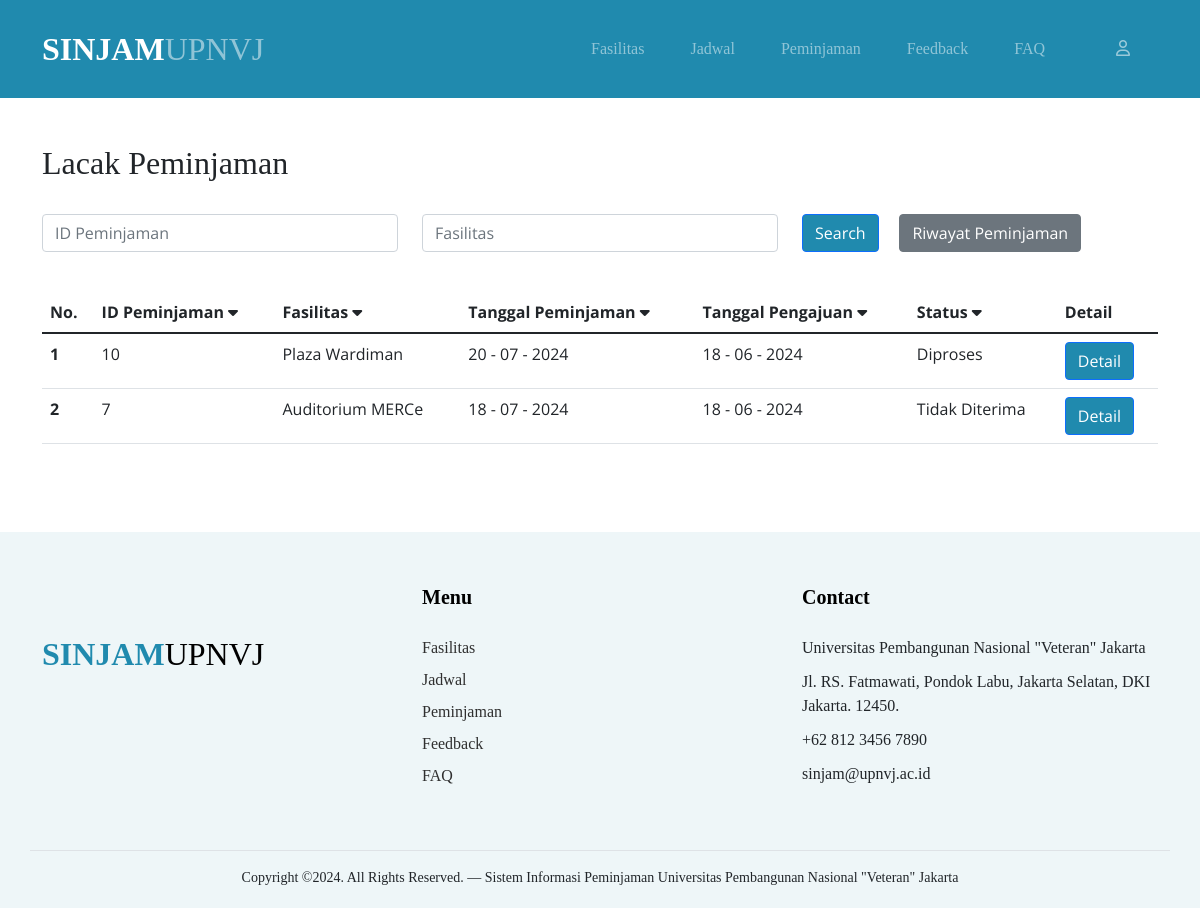
Screenshot of /trackingPeminjaman.php (signed in) with the database file from the repository.
### tables this page shows
CREATE TABLE `peminjaman` (
  `id_pinjam` int(11) NOT NULL,
  `nim` varchar(10) NOT NULL,
  `id_fasilitas` int(11) NOT NULL,
  `deskripsi` varchar(50) NOT NULL,
  `tgl_pinjam` date NOT NULL,
  `tgl_pengajuan` date NOT NULL,
  `jam_mulai` time NOT NULL,
  `jam_selesai` time NOT NULL,
  `status` enum('Diproses','Diterima','Tidak Diterima') NOT NULL,
  `notes` text NOT NULL
);

CREATE TABLE `fasilitas` (
  `id_fasilitas` int(11) NOT NULL,
  `nama_fasilitas` varchar(50) NOT NULL,
  `lokasi` enum('pl','limo') NOT NULL,
  `pic` enum('FIK','FISIP','FEB','FK','FT','Rektorat','FH') NOT NULL,
  `foto` varchar(50) NOT NULL
);

### trackingPeminjaman.php (the view, shortened to what this page needs)
<?php
    include("config.php");
    $nim = $_SESSION['nim'];
    $sort_column = isset($_GET['sort']) ? $_GET['sort'] : 'id_pinjam';
    $sort_order = isset($_GET['order']) && $_GET['order'] == 'asc' ? 'asc' : 'desc';
    $valid_sort_columns = [
        'id_pinjam' => 'id_pinjam',
        'fasilitas' => 'f.nama_fasilitas',
        'tgl_pinjam' => 'tgl_pinjam',
        'tgl_pengajuan' => 'tgl_pengajuan',
        'status' => 'status'
    ];
    $search_id = isset($_GET['search_id']) ? mysqli_real_escape_string($conn, $_GET['search_id']) : '';
    $search_fasilitas = isset($_GET['search_fasilitas']) ? mysqli_real_escape_string($conn, $_GET['search_fasilitas']) : '';
    $query = "SELECT p.id_pinjam, f.nama_fasilitas, p.tgl_pinjam, p.tgl_pengajuan, p.status
        FROM peminjaman p
        JOIN fasilitas f ON p.id_fasilitas = f.id_fasilitas
        WHERE (p.nim='$nim')
        AND (p.id_pinjam LIKE '%$search_id%')
        AND (f.nama_fasilitas LIKE '%$search_fasilitas%')
        AND (p.tgl_pinjam >= CURDATE())
        ORDER BY {$valid_sort_columns[$sort_column]} $sort_order";
    $result = mysqli_query($conn, $query);
?>
<!DOCTYPE html>
<html lang="en">
<html lang="en">
<head>
    <link href="css\trackingPeminjaman_style.css" rel="stylesheet">
    <link href="https://cdnjs.cloudflare.com/ajax/libs/font-awesome/6.2.1/css/all.min.css" rel="stylesheet">
    <link href="css/bootstrap.min.css" rel="stylesheet">
    <link href="https://cdnjs.cloudflare.com/ajax/libs/font-awesome/6.0.0-beta3/css/all.min.css" rel="stylesheet">
    <link href="css/tiny-slider.css" rel="stylesheet">
</head>
<body>
	<?php include "navbar.php" ?>
    <br><br>
    <div class="container">
        <br>
        <h2>Lacak Peminjaman</h2>
        <br>
        <form class="form-inline" method="GET">
            <div class="row">
                <div class="col-md-4 mb-3">
                    <input type="text" class="form-control" id="search_id" name="search_id" placeholder="ID Peminjaman" value="<?php echo isset($_GET['search_id']) ? $_GET['search_id'] : ''; ?>">
                </div>
                <div class="col-md-4 mb-3">
                    <input type="text" class="form-control" id="search_fasilitas" name="search_fasilitas" placeholder="Fasilitas" value="<?php echo isset($_GET['search_fasilitas']) ? $_GET['search_fasilitas'] : ''; ?>">
                </div>
                <div class="col-md-4 mb-3 d-flex">
                    <button type="submit" class="btn btn-primary btn-block" id="btn">Search</button>
                    <a href="historyPeminjaman.php" class="btn btn-secondary">Riwayat Peminjaman</a>
                </div>
            </div>
        </form>
        <br>
        <table class="table table-hover">
            <thead>
                <tr>
                    <th>No.</th>
                    <th>
                        <a href="?sort=id_pinjam&order=<?php echo ($sort_column == 'id_pinjam' && $sort_order == 'asc') ? 'desc' : 'asc'; ?>&search_id=<?php echo $search_id; ?>&search_fasilitas=<?php echo $search_fasilitas; ?>">
                        ID Peminjaman
                            <i class="fas fa-caret-<?php echo ($sort_column == 'id_pinjam' && $sort_order == 'asc') ? 'up' : 'down'; ?>"></i>
                        </a>
                    </th>
                    <th>
                        <a href="?sort=fasilitas&order=<?php echo ($sort_column == 'fasilitas' && $sort_order == 'asc') ? 'desc' : 'asc'; ?>&search_id=<?php echo $search_id; ?>&search_fasilitas=<?php echo $search_fasilitas; ?>">
                            Fasilitas
                            <i class="fas fa-caret-<?php echo ($sort_column == 'fasilitas' && $sort_order == 'asc') ? 'up' : 'down'; ?>"></i>
                        </a>
                    </th>
                    <th>
                        <a href="?sort=tgl_pinjam&order=<?php echo ($sort_column == 'tgl_pinjam' && $sort_order == 'asc') ? 'desc' : 'asc'; ?>&search_id=<?php echo $search_id; ?>&search_fasilitas=<?php echo $search_fasilitas; ?>">
                            Tanggal Peminjaman
                            <i class="fas fa-caret-<?php echo ($sort_column == 'tgl_pinjam' && $sort_order == 'asc') ? 'up' : 'down'; ?>"></i>
                        </a>
                    </th>
                    <th>
                        <a href="?sort=tgl_pengajuan&order=<?php echo ($sort_column == 'tgl_pengajuan' && $sort_order == 'asc') ? 'desc' : 'asc'; ?>&search_id=<?php echo $search_id; ?>&search_fasilitas=<?php echo $search_fasilitas; ?>">
                            Tanggal Pengajuan
                            <i class="fas fa-caret-<?php echo ($sort_column == 'tgl_pengajuan' && $sort_order == 'asc') ? 'up' : 'down'; ?>"></i>
                        </a>
                    </th>
                    <th>
                        <a href="?sort=status&order=<?php echo ($sort_column == 'status' && $sort_order == 'asc') ? 'desc' : 'asc'; ?>&search_id=<?php echo $search_id; ?>&search_fasilitas=<?php echo $search_fasilitas; ?>">
                            Status
                            <i class="fas fa-caret-<?php echo ($sort_column == 'status' && $sort_order == 'asc') ? 'up' : 'down'; ?>"></i>
                        </a>
                    </th>
                    <th>Detail</th>
                </tr>
            </thead>
            <tbody>
            <?php
                $i = 1;
                while($data = mysqli_fetch_assoc($result)) {
                    $raw_date_pinjam = strtotime($data["tgl_pinjam"]);
                    $date_pinjam = date("d - m - Y", $raw_date_pinjam);
                    $raw_date_pengajuan = strtotime($data["tgl_pengajuan"]);
                    $date_pengajuan = date("d - m - Y", $raw_date_pengajuan);
                    echo "<tr>";
                    echo "<th scope=\"row\">$i</th>";
                    echo "<td>{$data['id_pinjam']}</td>";
                    echo "<td>{$data['nama_fasilitas']}</td>";
                    echo "<td>{$date_pinjam}</td>";
                    echo "<td>{$date_pengajuan}</td>";
                    echo "<td>{$data['status']}</td>";
                    echo "<td><a href='detailPeminjamanMhs.php?id_pinjam={$data['id_pinjam']}' class='btn btn-primary' id='btn'>Detail</a></td>";
                    echo "</tr>";
                    $i++;
                }
            ?>
            </tbody>
        </table>
    </div>
    <br><br><br>
    <?php include "footer.php" ?>
</body>
</html>

### css/trackingPeminjaman_style.css (style rules this page uses)
* { padding: 0; margin: 0; }
body { font-family: 'Open Sans' !important; }
h2 { font-family: 'Gotham'; }
th a { text-decoration: none !important; color: #212529; }
#btn { background-color: #208aae; }

### rows the page displays
peminjaman: id_pinjam "10", id_fasilitas.nama_fasilitas "Plaza Wardiman", tgl_pinjam "20 - 07 - 2024", tgl_pengajuan "18 - 06 - 2024", status "Diproses"
peminjaman: id_pinjam "7", id_fasilitas.nama_fasilitas "Auditorium MERCe", tgl_pinjam "18 - 07 - 2024", tgl_pengajuan "18 - 06 - 2024", status "Tidak Diterima"
